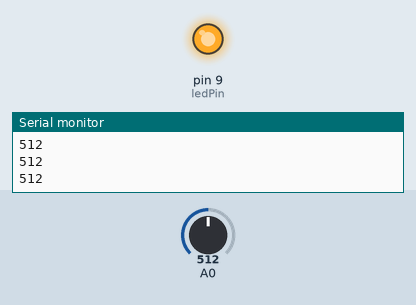
Bench run of a sketch on a simulated Arduino Uno, built with avr-gcc and run on an emulated ATmega328P. Shown: output pins drawn as LEDs (lit = HIGH), the last lines printed to the serial monitor. Inputs (shaded band) come from the test bench; at power-on: A0 = 512.

Above: at 1.2 s.
1.3 s: A0 set to 0
At 2.1 s:
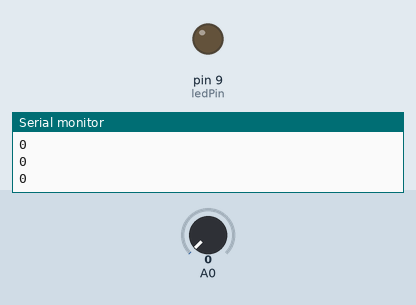
2.8 s: A0 set to 2
4.3 s: A0 set to 5
At 5.5 s:
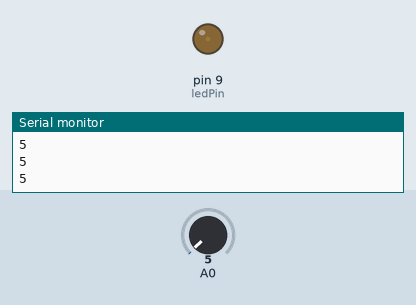
5.8 s: A0 set to 122
At 6.9 s:
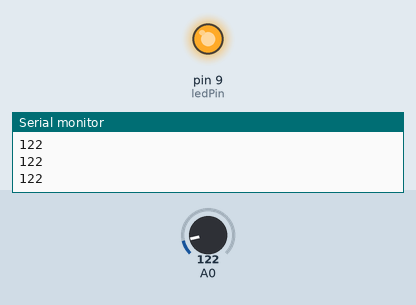
Timing chart, 0 to 8.3 s (numbered marks = the images above; inputs shaded):
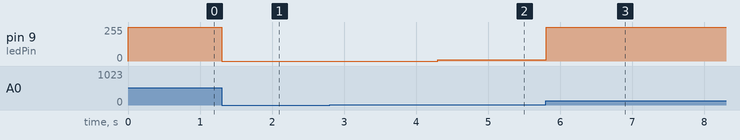

The sketch:

Fading_Light.ino
```cpp
const int ledPin = 9;
int analogValue = 0;
int brightness = 0;


void setup() {
  Serial.begin(9600);
  pinMode(ledPin, OUTPUT);

}

void loop() {
  analogValue = analogRead(A0);
  brightness = (analogValue /4) *10;
  if (analogValue > 400 && analogValue < 450) {
    digitalWrite(ledPin, HIGH);
  }
  else {
    analogWrite(ledPin, brightness);
  }
  Serial.println(analogValue);
}
```

Measured:
- after the input at 1.3 s, pin 9 (ledPin): 255/255 → 0/255 at once
- after the input at 4.3 s, pin 9 (ledPin): 0/255 → 10/255 at once
- after the input at 5.8 s, pin 9 (ledPin): 10/255 → 255/255 at once
